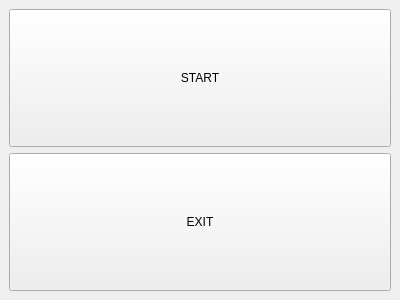
<?xml version="1.0" encoding="UTF-8"?>
<ui version="4.0">
 <class>MainMenu</class>
 <widget class="QMainWindow" name="MainMenu">
  <property name="geometry">
   <rect>
    <x>0</x>
    <y>0</y>
    <width>400</width>
    <height>300</height>
   </rect>
  </property>
  <property name="windowTitle">
   <string>MainWindow</string>
  </property>
  <widget class="QWidget" name="centralwidget">
   <property name="sizePolicy">
    <sizepolicy hsizetype="Expanding" vsizetype="Expanding">
     <horstretch>0</horstretch>
     <verstretch>0</verstretch>
    </sizepolicy>
   </property>
   <property name="minimumSize">
    <size>
     <width>400</width>
     <height>300</height>
    </size>
   </property>
   <layout class="QGridLayout" name="gridLayout">
    <item row="0" column="0">
     <layout class="QVBoxLayout" name="verticalLayout">
      <property name="spacing">
       <number>6</number>
      </property>
      <item>
       <widget class="QPushButton" name="start_button">
        <property name="enabled">
         <bool>true</bool>
        </property>
        <property name="sizePolicy">
         <sizepolicy hsizetype="Expanding" vsizetype="Expanding">
          <horstretch>0</horstretch>
          <verstretch>0</verstretch>
         </sizepolicy>
        </property>
        <property name="text">
         <string>START</string>
        </property>
       </widget>
      </item>
      <item>
       <widget class="QPushButton" name="exit_button">
        <property name="enabled">
         <bool>true</bool>
        </property>
        <property name="sizePolicy">
         <sizepolicy hsizetype="Expanding" vsizetype="Expanding">
          <horstretch>0</horstretch>
          <verstretch>0</verstretch>
         </sizepolicy>
        </property>
        <property name="text">
         <string>EXIT</string>
        </property>
       </widget>
      </item>
     </layout>
    </item>
   </layout>
  </widget>
 </widget>
 <resources/>
 <connections/>
</ui>
